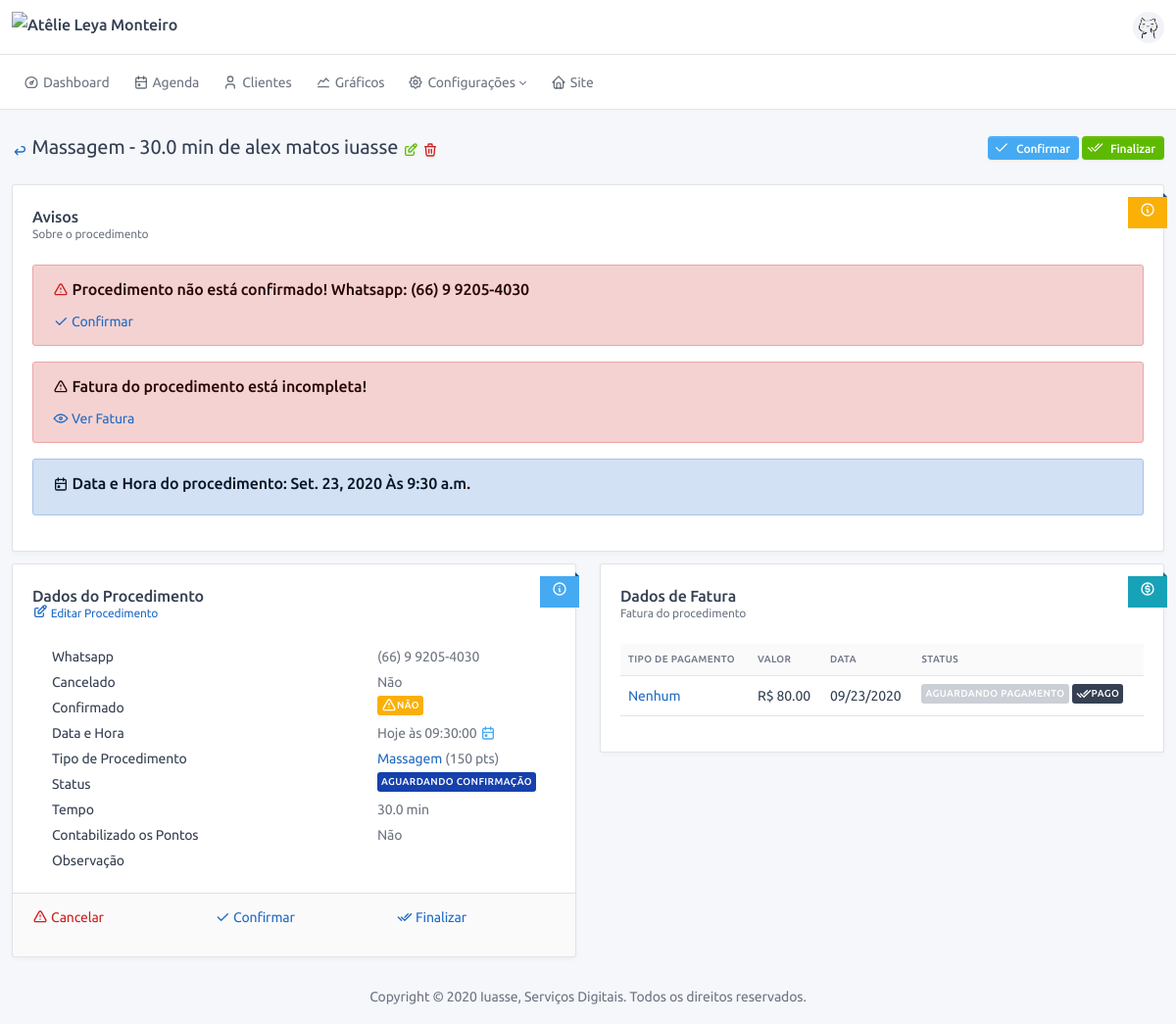
Screenshot of /service/2/4/profile/ (signed in) with the database file from the repository.
### service/models.py (models this page shows, shortened)
class OrderOfService(BaseModel):
    type_of_service = models.ForeignKey("config.TypeOfService", verbose_name="Procedimento", on_delete=models.SET_NULL,
                                        null=True)
    status = models.ForeignKey("config.StatusService", verbose_name="Status", on_delete=models.PROTECT)
    finished = models.BooleanField("finalizado", default=False)
    counted = models.BooleanField("contabilizado", default=False, help_text="Procedimento já foi contabilizado?")
    confirmed = models.BooleanField("confirmado", default=False, help_text="Procedimento foi confirmado?")
    canceled = models.BooleanField("cancelado", default=False, help_text="Procedimento foi cancelado?")
    date = models.DateField("Data", default=now)
    time = models.TimeField("Hora", default=now)
    observation = models.TextField("observação", blank=True)
    customer = models.ForeignKey(User, verbose_name="Cliente", on_delete=models.CASCADE, blank=True, null=True)
    def get_back_url(self):
        return self.customer.profile.get_back_url_child_admin()
    def get_delete_url(self):
        return reverse(self.get_reverse_delete, kwargs={'cpk': self.customer.pk, 'pk': self.pk})
    def get_edit_url(self):
        return reverse(self.get_reverse_edit, kwargs={'cpk': self.customer.pk, 'pk': self.pk})
    def get_confirmed_url(self):
        return reverse('service:admin:confirm', kwargs={'pk': self.pk, 'flag': 0})
    def get_finished_url(self):
        return reverse('service:admin:finish', kwargs={'pk': self.pk, 'flag': 0})
    def get_cancel_url_admin(self):
        return reverse('service:admin:cancel', kwargs={'pk': self.pk})
    def get_full_name(self):
        return f"{self.type_of_service} de {self.customer.profile.get_full_name()}"
    def get_confirmed_html(self):
        return settings.ICON_CONFIRMED if self.confirmed else settings.ICON_NOT_CONFIRMED
    def get_date_html(self):
        return f"Hoje às {self.time} <span class='text-info'>{ICON_CALENDAR}</span>" if self.date == date.today() \
            else f"{self.date.strftime('%d/%m/%Y')} às {self.time}"
    def get_status_html(self):
        return f"<span class='badge' style='background-color: {self.status.contextual};'>{self.status}</span>"
    def get_dict_data(self):
        return {
            'Whatsapp': self.customer.profile.whatsapp,
            'Cancelado': "Sim" if self.canceled else "Não",
            'Confirmado': mark_safe(self.get_confirmed_html),
            'Data e Hora': mark_safe(self.get_date_html()),
            'Tipo de Procedimento': mark_safe(self.type_of_service.to_html),
            'Status': mark_safe(self.get_status_html()),
            'Tempo': f'{self.type_of_service.time} min',
            'Contabilizado os Pontos': "Sim" if self.counted else "Não",
            'Observação': self.observation,
        }
    def is_invoice_not_completed(self):
        return self.invoice.type_of_payment is None
    def is_without_invoice(self):
        return self.invoice is None
    def is_past_date_invoice(self):
        return self.invoice.date < date.today() and self.invoice.status.pk != settings.STATUS_PAYMENT_SUCCESS

### config/models.py (models this page shows, shortened)
class BaseConfigModel(BaseModel):
    name = models.CharField("nome", max_length=128)
    def __str__(self):
        return self.name
    class Meta:
        abstract = True
    def get_edit_url(self):
        return reverse_lazy(f'{self._meta.app_label}:{self._meta.model_name}:edit', kwargs={'pk': self.pk})

class TypeOfService(BaseConfigModel):
    contextual = models.CharField("cor", default="#ffffff", max_length=7,
                                  help_text="Escolha uma cor para representar esse procedimento!")
    time = models.FloatField("tempo", default=30, help_text="Coloque o tempo em minutos, ex.: 1hr = 60min")
    value = models.DecimalField("Valor", max_digits=11, decimal_places=2, default=0,
                                help_text="Valor do procedimento, ele será usado para auto preenchimento de alguns "
                                          "campos!")
    rewarded_points = models.IntegerField("pontos ganhos", default=0)
    description = models.TextField("Descrição", blank=True, help_text="Usado no site para descrever o procedimento")
    image = models.ImageField("Foto", upload_to='images/', help_text="Foto representando o procedimento.",
                              blank=True, null=True)
    def __str__(self):
        return f"{self.name} - {self.time} min"
    def to_html(self):
        return f"<a href={self.get_edit_url()}>{self.name}</a> (<span data-countup>{self.rewarded_points}</span> pts)"

class StatusPayment(BaseConfigModel):
    contextual = models.CharField("cor", default="#ffffff", max_length=7,
                                  help_text="Escolha uma cor para representar esse status")

### users/models.py (models this page shows, shortened)
class Profile(BaseModel):
    name = models.CharField("nome completo", max_length=150)
    birth_date = models.DateField('data de nascimento', blank=True, null=True, help_text="Informe uma data válida!")
    whatsapp = models.CharField('whatsapp', max_length=16, help_text="Esse será o número usado para contato!")
    total_of_points = models.IntegerField(default=0, verbose_name='Total de pontos')
    user = models.OneToOneField(User, on_delete=models.CASCADE)
    def get_full_name(self):
        return self.name
    def get_back_url_child_admin(self):
        return reverse('users:admin:profile', kwargs={'pk': self.pk})

### financial/models.py (models this page shows, shortened)
class Invoice(BaseModel):
    order_of_service = models.OneToOneField("service.OrderOfService", verbose_name="Procedimento",
                                            on_delete=models.CASCADE, null=True, blank=True,
                                            help_text="Procedimento a qual esse lançamento pertence.")
    type_of_payment = models.ForeignKey("config.TypeOfPayment", verbose_name="Tipo de Pagamento", null=True,
                                        on_delete=models.PROTECT, help_text="Qual foi o tipo de pagamento?")
    status = models.ForeignKey("config.StatusPayment", verbose_name="Status", on_delete=models.PROTECT, null=True)
    value = models.DecimalField("Valor", max_digits=11, decimal_places=2, help_text="O valor que foi pago.")
    date = models.DateField("Data", default=now, help_text="Data do pagamento.")
    observation = models.TextField("Observação", blank=True, null=True)
    def get_edit_url(self):
        return reverse(self.get_reverse_edit, kwargs={'spk': self.order_of_service.pk, 'pk': self.pk})
    def get_success_url(self):
        return reverse('financial:invoice:success', kwargs={'pk': self.pk})
    def get_is_success(self):
        return self.status.pk == settings.STATUS_PAYMENT_SUCCESS

### service/views.py (the view)
# urls.py: path('<int:cpk>/<int:pk>/profile/', profile_order_of_service, name='profile'),
@login_required
@staff_member_required()
@require_http_methods(["GET"])
@permission_required('service.view_orderofservice', raise_exception=True)
def profile_order_of_service(request, cpk, pk):
    return render(request, 'service/profile.html', {'obj': OrderOfService.objects.get(pk=pk)})

### base/models.py (called while the page is built)
    @property
    def get_reverse_delete(self):
        return '{}:{}:delete'.format(self._meta.app_label, self._meta.model_name)

    @property
    def get_reverse_edit(self):
        return '{}:{}:edit'.format(self._meta.app_label, self._meta.model_name)

### frontend/templates/service/profile.html (shortened to what this page needs)
{% extends '../base/profile.html' %}
{% block page_header_actions %}
{% if not obj.confirmed %}
<a class="btn btn-sm btn-info d-none d-sm-inline-block" data-toggle="tooltip"
   href="{{obj.get_confirmed_url}}" title="{{TOOLTIP_SERVICE_CONFIRM}}">
    {{ICON_CHECK|safe}}
    Confirmar
</a>
{% endif %}
{% if not obj.finished %}
<a class="btn btn-sm btn-success d-none d-sm-inline-block" data-toggle="tooltip"
   href="{{obj.get_finished_url}}" title="{{TOOLTIP_SERVICE_FINISH}}">
    {{ICON_DOUBLE_CHECK|safe}}
    Finalizar
</a>
{% endif %}
{% endblock %}
{% block profile_content %}
<div class="card">
    <div class="card-body">
        <div class="card-title">Avisos</div>
        <div class="card-subtitle">Sobre o procedimento</div>
        {% if not obj.confirmed %}
        <div class="col-md-12">
            <div class="alert alert-danger">
                <h3>
                    <span class="text-danger">{{ICON_TRIANGLE_ALERT|safe}}</span>
                    Procedimento não está confirmado! Whatsapp: {{obj.customer.profile.whatsapp}}
                </h3>
                <a data-toggle="tooltip" href="{{obj.get_confirmed_url}}" title="{{TOOLTIP_SERVICE_CONFIRM}}">
                    {{ICON_CHECK|safe}}
                    Confirmar
                </a>
            </div>
        </div>
        {% endif %}
        {% if obj.is_invoice_not_completed %}
        <div class="col-md-12">
            <div class="alert alert-danger">
                <h3>
                    {{ICON_TRIANGLE_ALERT|safe}}
                    Fatura do procedimento está incompleta!
                </h3>
                <a data-toggle="tooltip" href="{{obj.invoice.get_edit_url}}" title="{{TOOLTIP_SEE_INVOICE}}">
                    {{ICON_EYE|safe}}
                    Ver Fatura
                </a>
            </div>
        </div>
        {% endif %}
        <div class="col-md-12">
            <div class="alert alert-primary">
                <h3>
                    {{ICON_CALENDAR|safe}}
                    Data e Hora do procedimento: {{obj.date}} Às {{obj.time}}
                </h3>
            </div>
        </div>
    </div>
    <div class="ribbon bg-warning   ">{{ICON_INFO_CIRCLE|safe}}</div>
</div>
<div class="row">
    <div class="col-md-6">
        <div class="card">
            <div class="card-body">
                <h3 class="card-title">Dados do Procedimento</h3>
                <div class="card-subtitle">
                    <a href="{{obj.get_edit_url}}">{{ICON_EDIT|safe}} Editar Procedimento</a>
                </div>
                <div class="table-responsive">
                    <table class="card-table table-hover">
                        {% for k, v in obj.get_dict_data.items %}
                        <tr>
                            <td class="w-100">{{k}}</td>
                            <td class="text-nowrap text-muted">{{v|default_if_none:""}}</td>
                        </tr>
                        {% endfor %}
                    </table>
                </div>
            </div>
            <div class="ribbon bg-info">{{ICON_INFO_CIRCLE|safe}}</div>
            <div class="card-footer">
                <div class="row">
                    <div class="col">
                        {% if not obj.canceled and not obj.finished %}
                        <p>
                            <a class="text-danger" data-toggle="tooltip" href="{{obj.get_cancel_url_admin}}"
                               title="{{TOOLTIP_SERVICE_CANCEL}}">
                                {{ICON_TRIANGLE_ALERT|safe}} Cancelar
                            </a>
                        </p>
                        {% endif %}
                    </div>
                    <div class="col">
                        {% if not obj.confirmed %}
                        <p>
                            <a data-toggle="tooltip" href="{{obj.get_confirmed_url}}"
                               title="{{TOOLTIP_SERVICE_CONFIRM}}">
                                {{ICON_CHECK|safe}}
                                Confirmar
                            </a>
                        </p>
                        {% endif %}
                    </div>
                    <div class="col">
                        {% if not obj.finished %}
                        <p>
                            <a data-toggle="tooltip" href="{{obj.get_finished_url}}" title="{{TOOLTIP_SERVICE_FINISH}}">
                                {{ICON_DOUBLE_CHECK|safe}}
                                Finalizar
                            </a>
                        </p>
                        {% endif %}
                    </div>
                </div>
            </div>
        </div>
    </div>
    <div class="col-md-6">
        <div class="card">
            <div class="card-body">
                <h3 class="card-title">Dados de Fatura</h3>
                <div class="card-subtitle">Fatura do procedimento</div>
                {% if obj.invoice %}
                <div class="table-responsive">
                    <table class="table table-hover table-striped">
                        <thead>
                        <tr>
                            <th>Tipo de Pagamento</th>
                            <th>Valor</th>
                            <th>Data</th>
                            <th>Status</th>
                        </tr>
                        </thead>
                        <tr>
                            <td>
                                <a href="{{obj.invoice.get_edit_url}}">
                                    {{obj.invoice.type_of_payment|default_if_none:"Nenhum"}}
                                </a>
                            </td>
                            <td>R$ {{obj.invoice.value}}</td>
                            <td>{{obj.invoice.date|date:"SHORT_DATE_FORMAT"}}</td>
                            <td>
                                <span class="badge" style="background-color: {{s.status.contextual}};">
                                    {{obj.invoice.status|default_if_none:"Nenhum"}}
                                </span>
                                {% if not obj.invoice.get_is_success %}
                                <a data-toggle="tooltip" href="{{obj.invoice.get_success_url}}"
                                   title="{{TOOLTIP_PAYMENT_PAY}}">
                                    <span class="badge bg-dark">{{ICON_DOUBLE_CHECK|safe}} Pago</span>
                                </a>
                                {% endif %}
                            </td>
                        </tr>
                    </table>
                </div>
                {% endif %}
            </div>
            <div class="ribbon bg-cyan">{{ICON_COIN|safe}}</div>
        </div>
    </div>
</div>
{% endblock %}

### frontend/templates/base/profile.html
{% extends 'base.html' %}
{% block content %}
<div class="container-xl">
    <div class="page-header">
        <div class="row align-items-center">
            <div class="col-auto">
                <h2 class="page-title">
                    <a data-toggle="tooltip" href="{{obj.get_back_url}}" title="Voltar">
                        <span class="text-primary">{{ICON_ARROW_BACK|safe}}</span>
                    </a>
                    {{obj.get_full_name}}
                    <a data-toggle="tooltip" href="{{obj.get_edit_url}}" title="Editar">
                        <span class="text-success">{{ICON_EDIT|safe}}</span>
                    </a>
                    <a data-toggle="tooltip" href="{{obj.get_delete_url}}" title="Deletar">
                        <span class="text-danger">{{ICON_DELETE|safe}}</span>
                    </a>
                </h2>
            </div>
            <div class="col-auto ml-auto d-print-none">
                {% block page_header_actions %}{% endblock %}
            </div>
        </div>
    </div>
    {% block profile_content %}{% endblock %}
</div>
{% endblock %}

### frontend/templates/base.html (style rules this page uses)
body { display: none; }

### rows the page displays
OrderOfService: get_full_name "Massagem - 30.0 min de alex matos iuasse", customer.profile.whatsapp "(66) 9 9205-4030", date "Set. 23, 2020", time "9:30 a.m.", canceled False (drawn), get_dict_data "NÃO", invoice.type_of_payment "Nenhum", invoice.value "80.00", invoice "09/23/2020", invoice.status "AGUARDANDO PAGAMENTO"
Profile: get_dict_data "(66) 9 9205-4030"
TypeOfService: get_dict_data "Massagem ( 150 pts)"

### other values shown
{{ k }} "Whatsapp" "Cancelado" "Confirmado" "Data e Hora" "Tipo de Procedimento" "Status" "Tempo" "Contabilizado os Pontos" "Observação"
{{ v|default_if_none:"" }} "Não" "Hoje às 09:30:00" "AGUARDANDO CONFIRMAÇÃO" "30.0 min" "Não"
